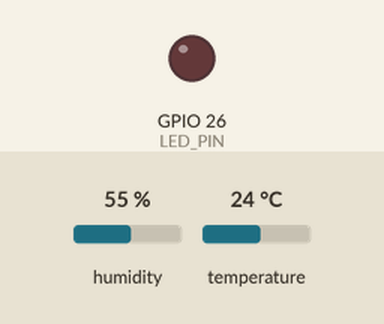
Recording of a sketch running on a simulated ESP32. On the bench: output pins drawn as LEDs (lit = HIGH). The inputs (shaded band) are chosen by the test bench; at power-on: temperature 24 °C, humidity 55 %. WiFi joins after 1.5 s; servers stay silent unless stated; random numbers use the default seed unless the sketch sets one; no MQTT or app messages arrive unless stated; what the sketch prints to the serial monitor is not drawn.

Above: at 2.7 s.
2.8 s: temperature set to 29.6 °C
6.6 s: temperature set to 30.9 °C
At 8.7 s:
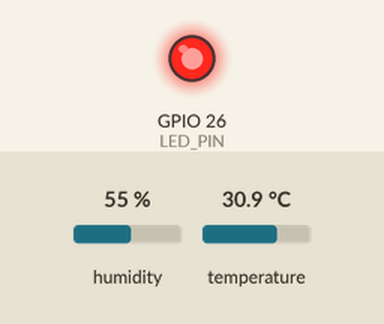
10.4 s: temperature set to 12 °C
At 11.2 s:
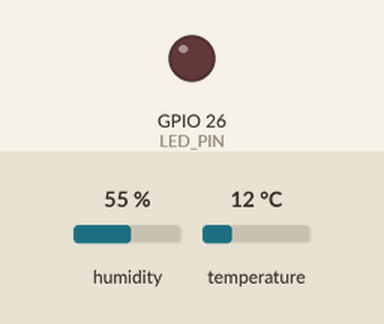
14.2 s: temperature set to 33 °C
At 17.5 s:
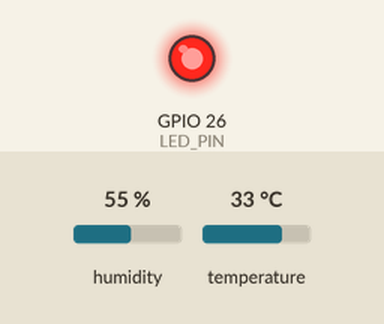
Timing chart, 0 to 19.0 s (numbered marks = the images above; inputs shaded):
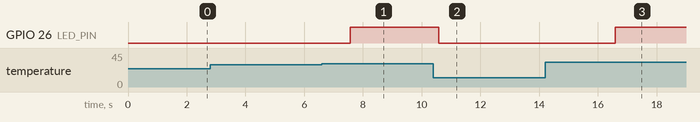

Measured:
- the behaviour switches between 30 and 30.1 °C on temperature (found by bisection; images 0 and 1)
- after the input at 2.8 s, every drawn part: stays the same
- after the input at 6.6 s, GPIO 26 (LED_PIN): LOW → HIGH after 0.97 s
- after the input at 10.4 s, GPIO 26 (LED_PIN): HIGH → LOW after 0.18 s
- after the input at 14.2 s, GPIO 26 (LED_PIN): LOW → HIGH after 2.4 s

The sketch:

sketch.ino
```cpp
#include <WiFi.h>
#include <PubSubClient.h>
#include <DHT.h>

#define DHTPIN 4
#define DHTTYPE DHT22
#define LED_PIN 26

const float TEMP_THRESHOLD = 30.0;  // alarm threshold (°C)

const char* ssid = "Wokwi-GUEST";
const char* password = "";

const char* mqtt_server = "broker.hivemq.com";

const char* topic_temp  = "emri123/iot/temperature";
const char* topic_hum   = "emri123/iot/humidity";
const char* topic_alert = "emri123/iot/alert";

DHT dht(DHTPIN, DHTTYPE);
WiFiClient espClient;
PubSubClient client(espClient);

void connectWiFi() {
  Serial.print("Connecting to WiFi");
  WiFi.begin(ssid, password, 6);
  while (WiFi.status() != WL_CONNECTED) {
    delay(500);
    Serial.print(".");
  }
  Serial.println(" OK!");
}

void connectMQTT() {
  while (!client.connected()) {
    Serial.print("Connecting to MQTT...");
    String id = "esp32-" + String(random(0xffff), HEX);
    if (client.connect(id.c_str())) {
      Serial.println(" OK!");
    } else {
      Serial.println(" failed, retrying...");
      delay(2000);
    }
  }
}

void setup() {
  Serial.begin(115200);
  pinMode(LED_PIN, OUTPUT);
  dht.begin();
  connectWiFi();
  client.setServer(mqtt_server, 1883);
}

void loop() {
  if (!client.connected()) connectMQTT();
  client.loop();

  float t = dht.readTemperature();
  float h = dht.readHumidity();

  if (isnan(t) || isnan(h)) {
    Serial.println("Sensor reading error!");
  } else {
    bool alarm = t > TEMP_THRESHOLD;
    digitalWrite(LED_PIN, alarm ? HIGH : LOW);

    Serial.printf("Temperature: %.1f C, Humidity: %.1f %%, Alarm: %s\n",
                  t, h, alarm ? "ON" : "OFF");

    client.publish(topic_temp, String(t).c_str());
    client.publish(topic_hum, String(h).c_str());
    client.publish(topic_alert, alarm ? "ALERT" : "OK");
  }
  delay(3000);
}
```
